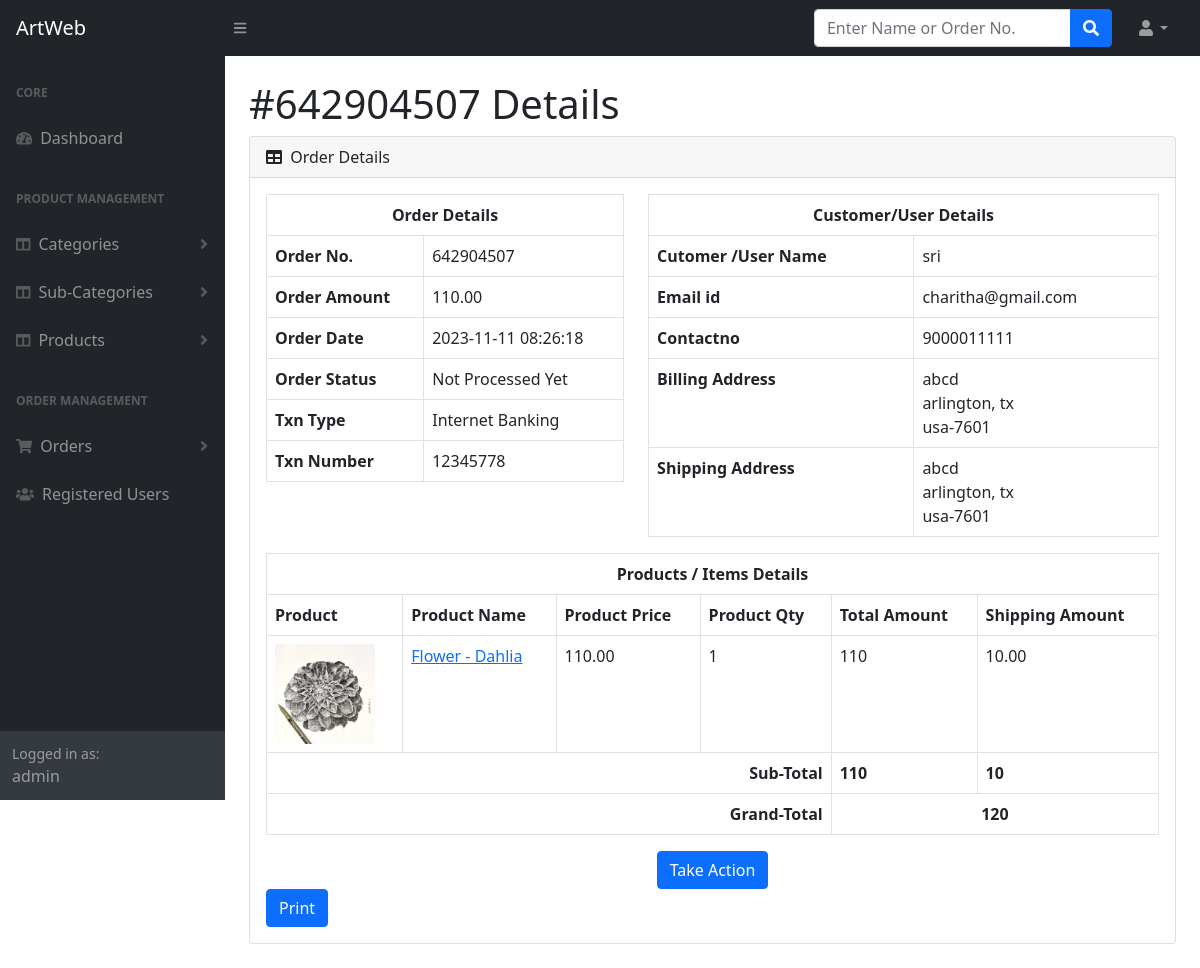
Screenshot of /admin/order-details.php?orderid=7 (signed in) with the database file from the repository.
### tables this page shows
CREATE TABLE `orders` (
  `id` int(11) NOT NULL,
  `orderNumber` bigint(12) DEFAULT NULL,
  `userId` int(11) DEFAULT NULL,
  `addressId` int(11) DEFAULT NULL,
  `totalAmount` decimal(10,2) DEFAULT NULL,
  `txnType` varchar(200) DEFAULT NULL,
  `txnNumber` varchar(50) DEFAULT NULL,
  `orderStatus` varchar(120) DEFAULT NULL,
  `orderDate` timestamp NOT NULL DEFAULT current_timestamp()
);

CREATE TABLE `users` (
  `id` int(11) NOT NULL,
  `name` varchar(255) DEFAULT NULL,
  `email` varchar(255) DEFAULT NULL,
  `contactno` bigint(11) DEFAULT NULL,
  `password` varchar(255) DEFAULT NULL,
  `regDate` timestamp NOT NULL DEFAULT current_timestamp(),
  `updationDate` timestamp NULL DEFAULT NULL ON UPDATE current_timestamp()
);

CREATE TABLE `addresses` (
  `id` int(11) NOT NULL,
  `userId` int(11) DEFAULT NULL,
  `billingAddress` varchar(255) DEFAULT NULL,
  `biilingCity` varchar(150) DEFAULT NULL,
  `billingState` varchar(100) DEFAULT NULL,
  `billingPincode` int(11) DEFAULT NULL,
  `billingCountry` varchar(100) DEFAULT NULL,
  `shippingAddress` varchar(300) DEFAULT NULL,
  `shippingCity` varchar(150) DEFAULT NULL,
  `shippingState` varchar(100) DEFAULT NULL,
  `shippingPincode` int(11) DEFAULT NULL,
  `shippingCountry` varchar(100) DEFAULT NULL,
  `postingDate` timestamp NULL DEFAULT current_timestamp()
);

### admin/order-details.php (the view, shortened to what this page needs)
<?php session_start();
include_once('includes/config.php');
if(strlen( $_SESSION["aid"])==0)
{
header('location:logout.php');
} else {
?>
<!DOCTYPE html>
<html lang="en">
    <head>
        <link href="https://cdn.jsdelivr.net/npm/simple-datatables@latest/dist/style.css" rel="stylesheet" />
        <link href="css/styles.css" rel="stylesheet" />
    </head>
    <body class="sb-nav-fixed">
 <?php include_once('includes/header.php');?>
        <div id="layoutSidenav">
       <?php include_once('includes/sidebar.php');?>
            <div id="layoutSidenav_content">
                <main>
<tbody>
<?php
$oid=$_GET['orderid'];
$query=mysqli_query($con,"SELECT orders.id,orderNumber,totalAmount,orderStatus,orderDate,users.contactno,orders.txnType,orders.txnNumber
,users.name,users.email,users.contactno,billingAddress,biilingCity,billingState,billingPincode,billingCountry,shippingAddress,shippingCity,shippingState,shippingPincode,shippingCountry
    FROM `orders` join users on users.id=orders.userId
join addresses on addresses.id=orders.addressId
    where (orders.id='$oid')");
$cnt=1;
while($row=mysqli_fetch_array($query))
{
?>
                    <div class="container-fluid px-4" >
                        <h1 class="mt-4">#<?php echo htmlentities($row['orderNumber']);?> Details</h1>
                        <div class="card mb-4">
                            <div class="card-header">
                                <i class="fas fa-table me-1"></i>
                                Order Details
                            </div>
                            <div class="card-body" id="print">
                                <div class="row">
                                    <div class="col-5">
                                <table class="table table-bordered" border='1' width="100%">
                                        <tr>
                                            <th colspan="2" style="text-align:center;">Order Details</th>
                                        </tr>
                                        <tr>
                                            <th>Order No.</th>
                                            <td><?php echo htmlentities($row['orderNumber']);?></td>
                                            </tr>
                                            <tr>
                                            <th>Order Amount</th>
                                            <td> <?php echo htmlentities($row['totalAmount']);?></td>
                                            </tr>
                                            <tr>
                                            <th>Order Date</th>
                                            <td><?php echo htmlentities($row['orderDate']);?></td>
                                        </tr>
                                        <tr>
                                            <th>Order Status</th>
                                               <td><?php $ostatus=$row['orderStatus'];
                                               if($ostatus==''):
                                                echo "Not Processed Yet";
                                            else:
                                                echo $ostatus;
                                            endif;
                                           ?></td>
                                           </tr>
                                             <tr>
                                            <th>Txn Type</th>
                                               <td><?php echo htmlentities($row['txnType']);?></td>
                                           </tr>
   <tr>
                                            <th>Txn Number</th>
                                               <td><?php echo htmlentities($row['txnNumber']);?></td>
                                           </tr>
                                    </tbody>
                                </table></div>
 <div class="col-7" style="float:left;">
        <table class="table table-bordered" border="1" width="100%">
                                        <tr>
                                            <th colspan="2" style="text-align:center;">Customer/User Details</th>
                                        </tr>
                                        <tr>
                                            <th>Cutomer /User Name</th>
                                            <td><?php echo htmlentities($row['name']);?></td>
                                            </tr>
                                            <tr>
                                            <th>Email id </th>
                                            <td> <?php echo htmlentities($row['email']);?></td>
                                            </tr>
                                            <tr>
                                            <th>Contactno</th>
                                            <td><?php echo htmlentities($row['contactno']);?></td>
                                        </tr>
                                        <tr>
                                            <th>Billing Address</th>
                                               <td><?php echo htmlentities($row['billingAddress']);?><br />
                                                <?php echo htmlentities($row['biilingCity']);?>, <?php echo htmlentities($row['billingState']);?><br />
                                                <?php echo htmlentities($row['billingCountry']);?>-<?php echo htmlentities($row['billingPincode']);?>
                                               </td>
                                           </tr>
                                             <tr>
                                            <th>Shipping Address</th>
                                               <td><?php echo htmlentities($row['shippingAddress']);?><br />
                                            <?php echo htmlentities($row['shippingCity']);?>, <?php echo htmlentities($row['shippingState']);?><br />
                                                <?php echo htmlentities($row['shippingCountry']);?>-<?php echo htmlentities($row['shippingPincode']);?>
                                               </td>
                                           </tr>
                                        <?php $cnt=$cnt+1; } ?>
                                </table></div>
 <div class="col-12">
        <table class="table table-bordered" border="1">
                                        <tr>
                                            <th colspan="6" style="text-align:center;">Products / Items Details</th>
                                        </tr>
                                        <tr>
                                            <th>Product</th>
                                            <th>Product Name</th>
                                            <th>Product Price </th>
                                            <th>Product Qty</th>
                                            <th>Total Amount</th>
                                            <th>Shipping Amount</th>
                                        </tr>
<?php
$oid=$_GET['orderid'];
$query=mysqli_query($con,"SELECT products.id as pid,products.productName,products.productImage1,products.productPrice,products.shippingCharge, ordersdetails.quantity FROM `ordersdetails`
JOIN orders on orders.orderNumber=ordersdetails.orderNumber
join products on products.id=ordersdetails.productId
    where (orders.id='$oid')");
while($row=mysqli_fetch_array($query))
{
?>
             <tr>
                    <td><img src="productimages/<?php echo htmlentities($row['productImage1']);?>" alt="<?php echo htmlentities($row['productName']);?>" width="100" height="100"></td>
                    <td>
                       <a href="edit-product.php?id=<?php echo htmlentities($pd=$row['pid']);?>" target="_blank"><?php echo htmlentities($row['productName']);?></a>
        </td>
<td><?php echo htmlentities($row['productPrice']);?></td>
                    <td><?php echo htmlentities($row['quantity']);?></td>
                     <td><?php echo htmlentities($totalamount=$row['quantity']*$row['productPrice']);?></td>
                        <td><?php echo htmlentities($tshipping=$row['shippingCharge']);?></td>
                </tr>
<?php
$grandtotalamount+=$totalamount;
$grandtshipping+=$tshipping;
} ?>
<tr>
    <th colspan="4" style="text-align:right;">Sub-Total</th>
    <th><?php echo htmlentities(round($grandtotalamount,2));?></th>
    <th><?php echo htmlentities(round($grandtshipping,2));?></th>
</tr>
<tr>
    <th colspan="4" style="text-align:right;">Grand-Total</th>
    <th colspan="2" style="text-align:center;"><?php echo htmlentities(round($grandtotalamount+$grandtshipping,2));?></th>
</tr>
                                </table></div>
<?php if($ostatus==''|| $ostatus=='Packed' || $ostatus=='Dispatched' || $ostatus=='In Transit' || $ostatus=='Out For Delivery'): ?>
<div align="center"><button class="btn btn-primary" type="button" data-bs-toggle="modal" data-bs-target="#exampleModal">Take Action</button>
</div>
<?php endif;?>
<div style="float:right;">
  <button class="btn btn-primary" style="cursor: pointer;"  OnClick="CallPrint(this.value)" >Print</button></div>
                            </div>
    </body>
</html>
<?php } ?>

### rows the page displays
orders: orderNumber "642904507", totalAmount "110.00", orderDate "2023-11-11 08:26:18", txnType "Internet Banking", txnNumber "12345778", userId.name "sri", userId.email "charitha@gmail.com", userId.contactno "9000011111", addressId.billingAddress "abcd", addressId.biilingCity "arlington", addressId.billingState "tx", addressId.billingCountry "usa", addressId.billingPincode "7601", addressId.shippingAddress "abcd", addressId.shippingCity "arlington", addressId.shippingState "tx", addressId.shippingCountry "usa", addressId.shippingPincode "7601"

### other values shown
$_SESSION['alogin'] "admin"
$row['productName'] "Flower - Dahlia"
$row['productPrice'] "110.00"
$row['quantity'] "1"
$totalamount=$row['quantity']*$row['productPrice'] "110"
$tshipping=$row['shippingCharge'] "10.00"
$grandtotalamount "110"
$grandtshipping "10"
$grandtotalamount+$grandtshipping "120"
